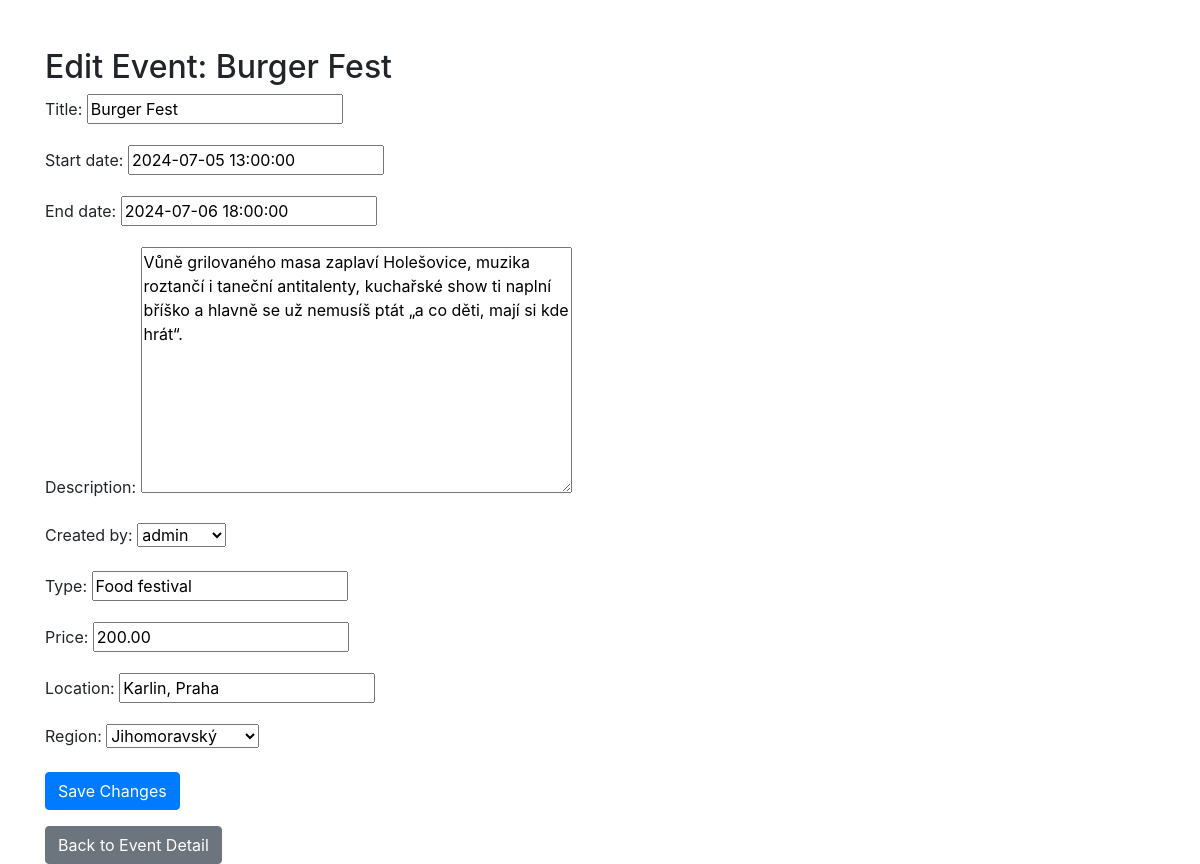
The page /event/1/edit/ (signed in) on the database its author committed.
### viewer/models.py (models this page shows, shortened)
class Event(models.Model):
    title = models.CharField(
        max_length=100,
        validators=[MinLengthValidator(20)]  # Opraveno: použití validátoru pro minimální délku
    )
    start_date = models.DateTimeField()
    end_date = models.DateTimeField()
    description = models.TextField()
    created_by = models.ForeignKey(User, on_delete=models.CASCADE, related_name='events')
    type = models.CharField(max_length=50)
    price = models.DecimalField(max_digits=10, decimal_places=2)
    location = models.CharField(max_length=200, null=True, blank=True)
    region = models.CharField(max_length=40, choices=REGION_CHOICES, default='')

### viewer/views.py (the view)
# urls.py: path('event/<int:event_id>/edit/', edit_event, name='edit_event'),
@login_required
@user_passes_test(lambda u: u.is_superuser)
def edit_event(request, event_id):
    event = get_object_or_404(Event, pk=event_id)
    if request.method == 'POST':
        form = EventForm(request.POST, instance=event)
        if form.is_valid():
            form.save()
            return redirect('event_detail', event_id=event.id)
    else:
        form = EventForm(instance=event)
    return render(request, 'viewer/edit_event.html', {'form': form, 'event': event})

### viewer/forms.py
class EventForm(forms.ModelForm):
    class Meta:
        model = Event
        fields = '__all__'
        widgets = {
            'district': forms.Select(choices=REGION_CHOICES),
        }

### viewer/templates/viewer/edit_event.html (shortened to what this page needs)
<!DOCTYPE html>
{% load static %}
<html lang="en">
<head>
    <link rel="stylesheet" href="https://stackpath.bootstrapcdn.com/bootstrap/4.2.1/css/bootstrap.min.css"
>
</head>
<body>
    <div class="container mt-5">
        <h2>Edit Event: {{ event.title }}</h2>
        <form method="post">
            {{ form.as_p }}
            <button type="submit" class="btn btn-primary">Save Changes</button>
        </form>
        <a href="{% url 'event_detail' event.id %}" class="btn btn-secondary mt-3">Back to Event Detail</a>
    </div>
</body>
</html>

### rows shown on the page
Event: title "Burger Fest", start_date "2024-07-05 13:00:00", end_date "2024-07-06 18:00:00", description "Vůně grilovaného masa zaplaví Holešovice, muzika roztančí i taneční antitalenty, kuchařské show ti naplní bříško a hlavně se už nemusíš ptát „a co děti, mají si kde hrát“.", created_by "admin", type "Food festival", price "200.00", location "Karlin, Praha", region "Jihomoravský"
